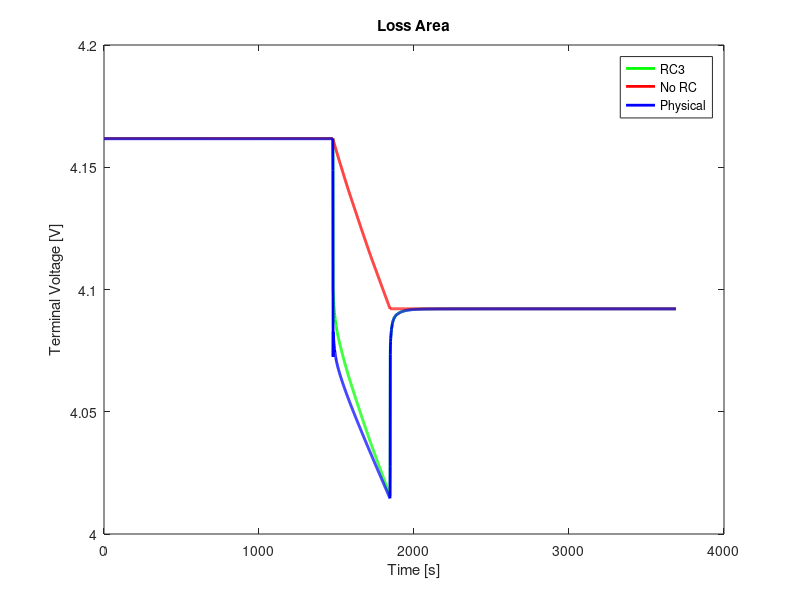

The MATLAB script that drew this image:
clear;
clc;
close all;

%% load data
load('rc_zero.mat');
load('rc3_0.mat');

%% variables
s = length(time);
t_start = floor(4*s/10);
t_end = floor(5*s/10);
t_pulse = t_end - t_start;
I = max(I);

%% calculate losses
area_zero = trapz(time(t_start:t_end), v_t_zero(t_start:t_end));
area_rc = area_zero - trapz(time(t_start:t_end), v_t(t_start:t_end));
area_phy = area_zero - trapz(time(t_start:t_end), V_batt_time(t_start:t_end));

loss_rc = I * area_rc / t_pulse                                 % [W]
loss_phy = I * area_phy / t_pulse                               % [W]   

r_rc = loss_rc / (I^2)                                          % [ohm] 
r_phy = loss_phy / (I^2)                                        % [ohm]

%% postprcoessing
figure(1);
plot(time, v_t, 'g', 'LineWidth', 2);
hold on;
plot(time, v_t_zero, 'r', 'LineWidth', 2);
hold on;
plot(time, V_batt_time, 'b', 'LineWidth', 2);
xlabel('Time [s]');
ylabel('Terminal Voltage [V]');
title('Loss Area');
legend('RC3', 'No RC', 'Physical');
